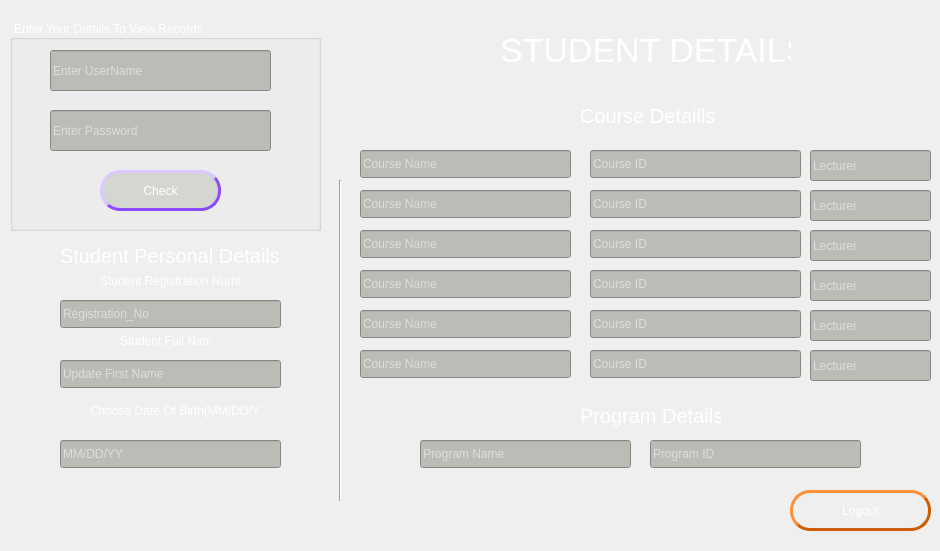
<?xml version="1.0" encoding="UTF-8"?>
<ui version="4.0">
 <class>ViewDetails</class>
 <widget class="QDialog" name="ViewDetails">
  <property name="enabled">
   <bool>true</bool>
  </property>
  <property name="geometry">
   <rect>
    <x>0</x>
    <y>0</y>
    <width>940</width>
    <height>551</height>
   </rect>
  </property>
  <property name="windowTitle">
   <string>Student Details</string>
  </property>
  <property name="styleSheet">
   <string notr="true">background-image:url(&quot;C:/Users/Tech Guy/Documents/QT Projects/GTSystem/img/superveloche.png&quot;);
color:rgb(255, 255, 255);</string>
  </property>
  <widget class="QLabel" name="studentform">
   <property name="geometry">
    <rect>
     <x>500</x>
     <y>10</y>
     <width>291</width>
     <height>81</height>
    </rect>
   </property>
   <property name="styleSheet">
    <string notr="true">font-size:34px;
text-align:center;
color:rgb(255, 255, 255);

</string>
   </property>
   <property name="text">
    <string>STUDENT DETAILS</string>
   </property>
  </widget>
  <widget class="QLabel" name="label_4">
   <property name="geometry">
    <rect>
     <x>580</x>
     <y>400</y>
     <width>141</width>
     <height>31</height>
    </rect>
   </property>
   <property name="styleSheet">
    <string notr="true">font-size:20px;
color:rgb(255, 255, 255);</string>
   </property>
   <property name="text">
    <string>Program Details</string>
   </property>
  </widget>
  <widget class="QLabel" name="label_2">
   <property name="geometry">
    <rect>
     <x>60</x>
     <y>240</y>
     <width>221</width>
     <height>31</height>
    </rect>
   </property>
   <property name="styleSheet">
    <string notr="true">font-size:20px;
color:rgb(255, 255, 255);</string>
   </property>
   <property name="text">
    <string>Student Personal Details</string>
   </property>
  </widget>
  <widget class="QLineEdit" name="scourse4">
   <property name="enabled">
    <bool>false</bool>
   </property>
   <property name="geometry">
    <rect>
     <x>360</x>
     <y>270</y>
     <width>211</width>
     <height>28</height>
    </rect>
   </property>
   <property name="styleSheet">
    <string notr="true">background-color:rgb(186, 189, 182);</string>
   </property>
   <property name="placeholderText">
    <string>Course Name</string>
   </property>
  </widget>
  <widget class="QLineEdit" name="scourse5">
   <property name="enabled">
    <bool>false</bool>
   </property>
   <property name="geometry">
    <rect>
     <x>360</x>
     <y>310</y>
     <width>211</width>
     <height>28</height>
    </rect>
   </property>
   <property name="styleSheet">
    <string notr="true">background-color:rgb(186, 189, 182);</string>
   </property>
   <property name="placeholderText">
    <string>Course Name</string>
   </property>
  </widget>
  <widget class="QLineEdit" name="scourseid5">
   <property name="enabled">
    <bool>false</bool>
   </property>
   <property name="geometry">
    <rect>
     <x>590</x>
     <y>310</y>
     <width>211</width>
     <height>28</height>
    </rect>
   </property>
   <property name="styleSheet">
    <string notr="true">background-color:rgb(186, 189, 182);</string>
   </property>
   <property name="placeholderText">
    <string>Course ID</string>
   </property>
  </widget>
  <widget class="QLineEdit" name="scourseid3">
   <property name="enabled">
    <bool>false</bool>
   </property>
   <property name="geometry">
    <rect>
     <x>590</x>
     <y>230</y>
     <width>211</width>
     <height>28</height>
    </rect>
   </property>
   <property name="styleSheet">
    <string notr="true">background-color:rgb(186, 189, 182);</string>
   </property>
   <property name="placeholderText">
    <string>Course ID</string>
   </property>
  </widget>
  <widget class="QLabel" name="label_3">
   <property name="geometry">
    <rect>
     <x>580</x>
     <y>100</y>
     <width>141</width>
     <height>31</height>
    </rect>
   </property>
   <property name="styleSheet">
    <string notr="true">font-size:20px;
color:rgb(255, 255, 255);</string>
   </property>
   <property name="text">
    <string>Course Detaills</string>
   </property>
  </widget>
  <widget class="QLineEdit" name="scourseid4">
   <property name="enabled">
    <bool>false</bool>
   </property>
   <property name="geometry">
    <rect>
     <x>590</x>
     <y>270</y>
     <width>211</width>
     <height>28</height>
    </rect>
   </property>
   <property name="styleSheet">
    <string notr="true">background-color:rgb(186, 189, 182);</string>
   </property>
   <property name="placeholderText">
    <string>Course ID</string>
   </property>
  </widget>
  <widget class="QLineEdit" name="sregno">
   <property name="enabled">
    <bool>false</bool>
   </property>
   <property name="geometry">
    <rect>
     <x>60</x>
     <y>300</y>
     <width>221</width>
     <height>28</height>
    </rect>
   </property>
   <property name="styleSheet">
    <string notr="true">background-color:rgb(186, 189, 182);</string>
   </property>
   <property name="placeholderText">
    <string>Registration_No</string>
   </property>
  </widget>
  <widget class="QLineEdit" name="scourseid6">
   <property name="enabled">
    <bool>false</bool>
   </property>
   <property name="geometry">
    <rect>
     <x>590</x>
     <y>350</y>
     <width>211</width>
     <height>28</height>
    </rect>
   </property>
   <property name="styleSheet">
    <string notr="true">background-color:rgb(186, 189, 182);</string>
   </property>
   <property name="placeholderText">
    <string>Course ID</string>
   </property>
  </widget>
  <widget class="Line" name="line">
   <property name="geometry">
    <rect>
     <x>330</x>
     <y>180</y>
     <width>20</width>
     <height>321</height>
    </rect>
   </property>
   <property name="orientation">
    <enum>Qt::Vertical</enum>
   </property>
  </widget>
  <widget class="QLineEdit" name="scourse1">
   <property name="enabled">
    <bool>false</bool>
   </property>
   <property name="geometry">
    <rect>
     <x>360</x>
     <y>150</y>
     <width>211</width>
     <height>28</height>
    </rect>
   </property>
   <property name="styleSheet">
    <string notr="true">background-color:rgb(186, 189, 182);</string>
   </property>
   <property name="placeholderText">
    <string>Course Name</string>
   </property>
  </widget>
  <widget class="QLineEdit" name="scourse2">
   <property name="enabled">
    <bool>false</bool>
   </property>
   <property name="geometry">
    <rect>
     <x>360</x>
     <y>190</y>
     <width>211</width>
     <height>28</height>
    </rect>
   </property>
   <property name="styleSheet">
    <string notr="true">background-color:rgb(186, 189, 182);</string>
   </property>
   <property name="placeholderText">
    <string>Course Name</string>
   </property>
  </widget>
  <widget class="QLineEdit" name="scourse6">
   <property name="enabled">
    <bool>false</bool>
   </property>
   <property name="geometry">
    <rect>
     <x>360</x>
     <y>350</y>
     <width>211</width>
     <height>28</height>
    </rect>
   </property>
   <property name="styleSheet">
    <string notr="true">background-color:rgb(186, 189, 182);</string>
   </property>
   <property name="placeholderText">
    <string>Course Name</string>
   </property>
  </widget>
  <widget class="QLineEdit" name="scourseid2">
   <property name="enabled">
    <bool>false</bool>
   </property>
   <property name="geometry">
    <rect>
     <x>590</x>
     <y>190</y>
     <width>211</width>
     <height>28</height>
    </rect>
   </property>
   <property name="styleSheet">
    <string notr="true">background-color:rgb(186, 189, 182);</string>
   </property>
   <property name="placeholderText">
    <string>Course ID</string>
   </property>
  </widget>
  <widget class="QLineEdit" name="scourseid1">
   <property name="enabled">
    <bool>false</bool>
   </property>
   <property name="geometry">
    <rect>
     <x>590</x>
     <y>150</y>
     <width>211</width>
     <height>28</height>
    </rect>
   </property>
   <property name="styleSheet">
    <string notr="true">background-color:rgb(186, 189, 182);</string>
   </property>
   <property name="placeholderText">
    <string>Course ID</string>
   </property>
  </widget>
  <widget class="QLineEdit" name="scourse3">
   <property name="enabled">
    <bool>false</bool>
   </property>
   <property name="geometry">
    <rect>
     <x>360</x>
     <y>230</y>
     <width>211</width>
     <height>28</height>
    </rect>
   </property>
   <property name="styleSheet">
    <string notr="true">background-color:rgb(186, 189, 182);</string>
   </property>
   <property name="placeholderText">
    <string>Course Name</string>
   </property>
  </widget>
  <widget class="QLineEdit" name="sprogramid">
   <property name="enabled">
    <bool>false</bool>
   </property>
   <property name="geometry">
    <rect>
     <x>650</x>
     <y>440</y>
     <width>211</width>
     <height>28</height>
    </rect>
   </property>
   <property name="styleSheet">
    <string notr="true">background-color:rgb(186, 189, 182);</string>
   </property>
   <property name="placeholderText">
    <string>Program ID</string>
   </property>
  </widget>
  <widget class="QLabel" name="slabel">
   <property name="geometry">
    <rect>
     <x>90</x>
     <y>400</y>
     <width>171</width>
     <height>21</height>
    </rect>
   </property>
   <property name="styleSheet">
    <string notr="true"/>
   </property>
   <property name="text">
    <string>Choose Date Of Birth(MM/DD/YY)</string>
   </property>
  </widget>
  <widget class="QLineEdit" name="programname">
   <property name="enabled">
    <bool>false</bool>
   </property>
   <property name="geometry">
    <rect>
     <x>420</x>
     <y>440</y>
     <width>211</width>
     <height>28</height>
    </rect>
   </property>
   <property name="styleSheet">
    <string notr="true">background-color:rgb(186, 189, 182);</string>
   </property>
   <property name="placeholderText">
    <string>Program Name</string>
   </property>
  </widget>
  <widget class="QLineEdit" name="dobirth">
   <property name="enabled">
    <bool>false</bool>
   </property>
   <property name="geometry">
    <rect>
     <x>60</x>
     <y>440</y>
     <width>221</width>
     <height>28</height>
    </rect>
   </property>
   <property name="styleSheet">
    <string notr="true">background-color:rgb(186, 189, 182);</string>
   </property>
   <property name="placeholderText">
    <string>MM/DD/YY</string>
   </property>
  </widget>
  <widget class="QGroupBox" name="groupBox">
   <property name="geometry">
    <rect>
     <x>10</x>
     <y>20</y>
     <width>311</width>
     <height>211</height>
    </rect>
   </property>
   <property name="title">
    <string>Enter Your Details To View Records</string>
   </property>
   <widget class="QLineEdit" name="viewname">
    <property name="enabled">
     <bool>true</bool>
    </property>
    <property name="geometry">
     <rect>
      <x>40</x>
      <y>30</y>
      <width>221</width>
      <height>41</height>
     </rect>
    </property>
    <property name="styleSheet">
     <string notr="true">background-color:rgb(186, 189, 182);</string>
    </property>
    <property name="placeholderText">
     <string>Enter UserName</string>
    </property>
   </widget>
   <widget class="QLineEdit" name="viewreg">
    <property name="enabled">
     <bool>true</bool>
    </property>
    <property name="geometry">
     <rect>
      <x>40</x>
      <y>90</y>
      <width>221</width>
      <height>41</height>
     </rect>
    </property>
    <property name="styleSheet">
     <string notr="true">background-color:rgb(186, 189, 182);</string>
    </property>
    <property name="echoMode">
     <enum>QLineEdit::Password</enum>
    </property>
    <property name="placeholderText">
     <string>Enter Password</string>
    </property>
   </widget>
   <widget class="QPushButton" name="check">
    <property name="enabled">
     <bool>true</bool>
    </property>
    <property name="geometry">
     <rect>
      <x>90</x>
      <y>150</y>
      <width>121</width>
      <height>41</height>
     </rect>
    </property>
    <property name="styleSheet">
     <string notr="true">font: 75 italic 11pt &quot;eufm10&quot;;
background-color:rgb(211, 215, 207);
border-style: outset;
 border-width: 3px;
    border-radius: 20px; 
border-color: rgb(140, 73, 255);
  /*  min-width: 10em;*/
    padding: 6px;</string>
    </property>
    <property name="text">
     <string>Check</string>
    </property>
   </widget>
  </widget>
  <widget class="QPushButton" name="logout">
   <property name="enabled">
    <bool>true</bool>
   </property>
   <property name="geometry">
    <rect>
     <x>790</x>
     <y>490</y>
     <width>141</width>
     <height>41</height>
    </rect>
   </property>
   <property name="styleSheet">
    <string notr="true">
border-style: outset;
 border-width: 3px;
    border-radius: 20px;
    border-color:rgb(206, 92, 0);
  /*  min-width: 10em;*/
    padding: 6px</string>
   </property>
   <property name="text">
    <string>Logout</string>
   </property>
  </widget>
  <widget class="QLineEdit" name="slecture2">
   <property name="enabled">
    <bool>false</bool>
   </property>
   <property name="geometry">
    <rect>
     <x>810</x>
     <y>190</y>
     <width>121</width>
     <height>31</height>
    </rect>
   </property>
   <property name="styleSheet">
    <string notr="true">background-color:rgb(186, 189, 182);</string>
   </property>
   <property name="placeholderText">
    <string>Lecturer</string>
   </property>
  </widget>
  <widget class="QLineEdit" name="slecture1">
   <property name="enabled">
    <bool>false</bool>
   </property>
   <property name="geometry">
    <rect>
     <x>810</x>
     <y>150</y>
     <width>121</width>
     <height>31</height>
    </rect>
   </property>
   <property name="styleSheet">
    <string notr="true">background-color:rgb(186, 189, 182);</string>
   </property>
   <property name="placeholderText">
    <string>Lecturer</string>
   </property>
  </widget>
  <widget class="QLineEdit" name="slecture4">
   <property name="enabled">
    <bool>false</bool>
   </property>
   <property name="geometry">
    <rect>
     <x>810</x>
     <y>270</y>
     <width>121</width>
     <height>31</height>
    </rect>
   </property>
   <property name="styleSheet">
    <string notr="true">background-color:rgb(186, 189, 182);</string>
   </property>
   <property name="placeholderText">
    <string>Lecturer</string>
   </property>
  </widget>
  <widget class="QLineEdit" name="slecture5">
   <property name="enabled">
    <bool>false</bool>
   </property>
   <property name="geometry">
    <rect>
     <x>810</x>
     <y>310</y>
     <width>121</width>
     <height>31</height>
    </rect>
   </property>
   <property name="styleSheet">
    <string notr="true">background-color:rgb(186, 189, 182);</string>
   </property>
   <property name="placeholderText">
    <string>Lecturer</string>
   </property>
  </widget>
  <widget class="QLineEdit" name="slecture3">
   <property name="enabled">
    <bool>false</bool>
   </property>
   <property name="geometry">
    <rect>
     <x>810</x>
     <y>230</y>
     <width>121</width>
     <height>31</height>
    </rect>
   </property>
   <property name="styleSheet">
    <string notr="true">background-color:rgb(186, 189, 182);</string>
   </property>
   <property name="placeholderText">
    <string>Lecturer</string>
   </property>
  </widget>
  <widget class="QLineEdit" name="slecture6">
   <property name="enabled">
    <bool>false</bool>
   </property>
   <property name="geometry">
    <rect>
     <x>810</x>
     <y>350</y>
     <width>121</width>
     <height>31</height>
    </rect>
   </property>
   <property name="styleSheet">
    <string notr="true">background-color:rgb(186, 189, 182);</string>
   </property>
   <property name="placeholderText">
    <string>Lecturer</string>
   </property>
  </widget>
  <widget class="QLineEdit" name="sfirstname">
   <property name="enabled">
    <bool>false</bool>
   </property>
   <property name="geometry">
    <rect>
     <x>60</x>
     <y>360</y>
     <width>221</width>
     <height>28</height>
    </rect>
   </property>
   <property name="styleSheet">
    <string notr="true">background-color:rgb(186, 189, 182);</string>
   </property>
   <property name="placeholderText">
    <string>Update First Name</string>
   </property>
  </widget>
  <widget class="QLabel" name="slabel_2">
   <property name="geometry">
    <rect>
     <x>120</x>
     <y>330</y>
     <width>91</width>
     <height>21</height>
    </rect>
   </property>
   <property name="styleSheet">
    <string notr="true"/>
   </property>
   <property name="text">
    <string>Student Full Name</string>
   </property>
  </widget>
  <widget class="QLabel" name="slabel_3">
   <property name="geometry">
    <rect>
     <x>100</x>
     <y>270</y>
     <width>141</width>
     <height>21</height>
    </rect>
   </property>
   <property name="styleSheet">
    <string notr="true"/>
   </property>
   <property name="text">
    <string>Student Registration Number</string>
   </property>
  </widget>
  <widget class="QLabel" name="Welcome">
   <property name="geometry">
    <rect>
     <x>10</x>
     <y>510</y>
     <width>471</width>
     <height>21</height>
    </rect>
   </property>
   <property name="styleSheet">
    <string notr="true">font: 12pt &quot;MS Shell Dlg 2&quot;;
color:rgb(255, 248, 193);</string>
   </property>
   <property name="text">
    <string/>
   </property>
  </widget>
 </widget>
 <resources/>
 <connections/>
</ui>
